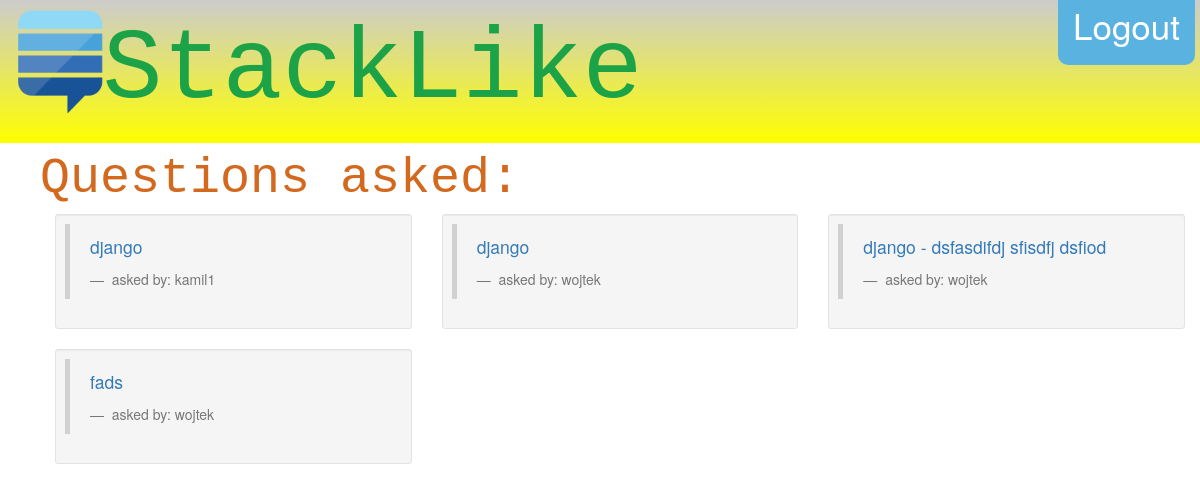
Page /home/Python (signed in) on the earlier database version.
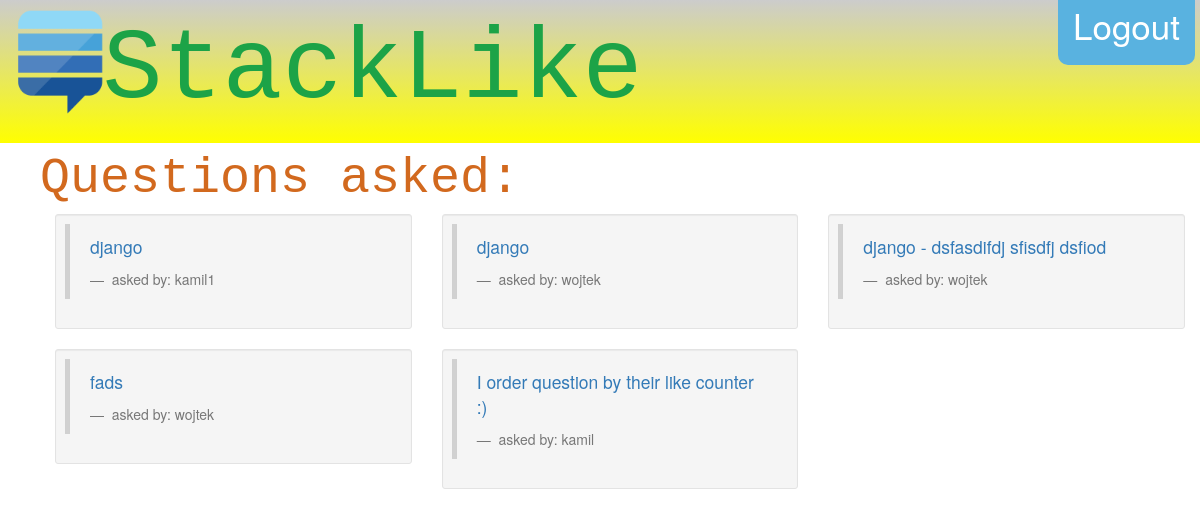
Same page on the later database version.
### StackLike/models.py (models this page shows, shortened)
class Question(models.Model):
    topic = models.CharField(max_length=20, default="No topic given.")
    user = models.ForeignKey(User, on_delete=models.CASCADE,)
    category = models.ForeignKey(Category, on_delete=models.CASCADE,)
    question_text = models.CharField(max_length=1000)
    pub_date = models.DateTimeField('date published')

### StackLike/views.py (the view)
# urls.py: re_path('home/([^/]+)/?$', views.category_page, name='category'),
@login_required
def category_page(request, category_name):
    questions = Question.objects.order_by('pub_date').filter(category__name=category_name)
    return render(request, 'home/category_page.html', {'questions_list': questions})

### StackLike/models.py (called while the page is built)
    def __str__(self):
        return self.name

### templates/home/category_page.html
{% extends "base.html" %}
{% block content %}
    {% if questions_list %}
 <ul>
      <div class="category" style="font-family:Courier"> Questions asked: </div>
 {% for question in questions_list %}
     <div class="col-sm-4">
      <div class="well well-sm" >
      <blockquote>
     <p><a href="{%  url 'show_question' question.category question.id %}">{{ question.topic }}</a></p>
         <footer> asked by: {{ question.user }}</footer>
                    </blockquote>
      </div>
     </div>
 {% endfor %}
 </ul>
    {% else %}
    <h1>No questions available yet.</h1>
    {% endif %}
{% endblock %}

Differences in the rows shown:
added Question: topic "I order question by their like counter :)", user "kamil"
